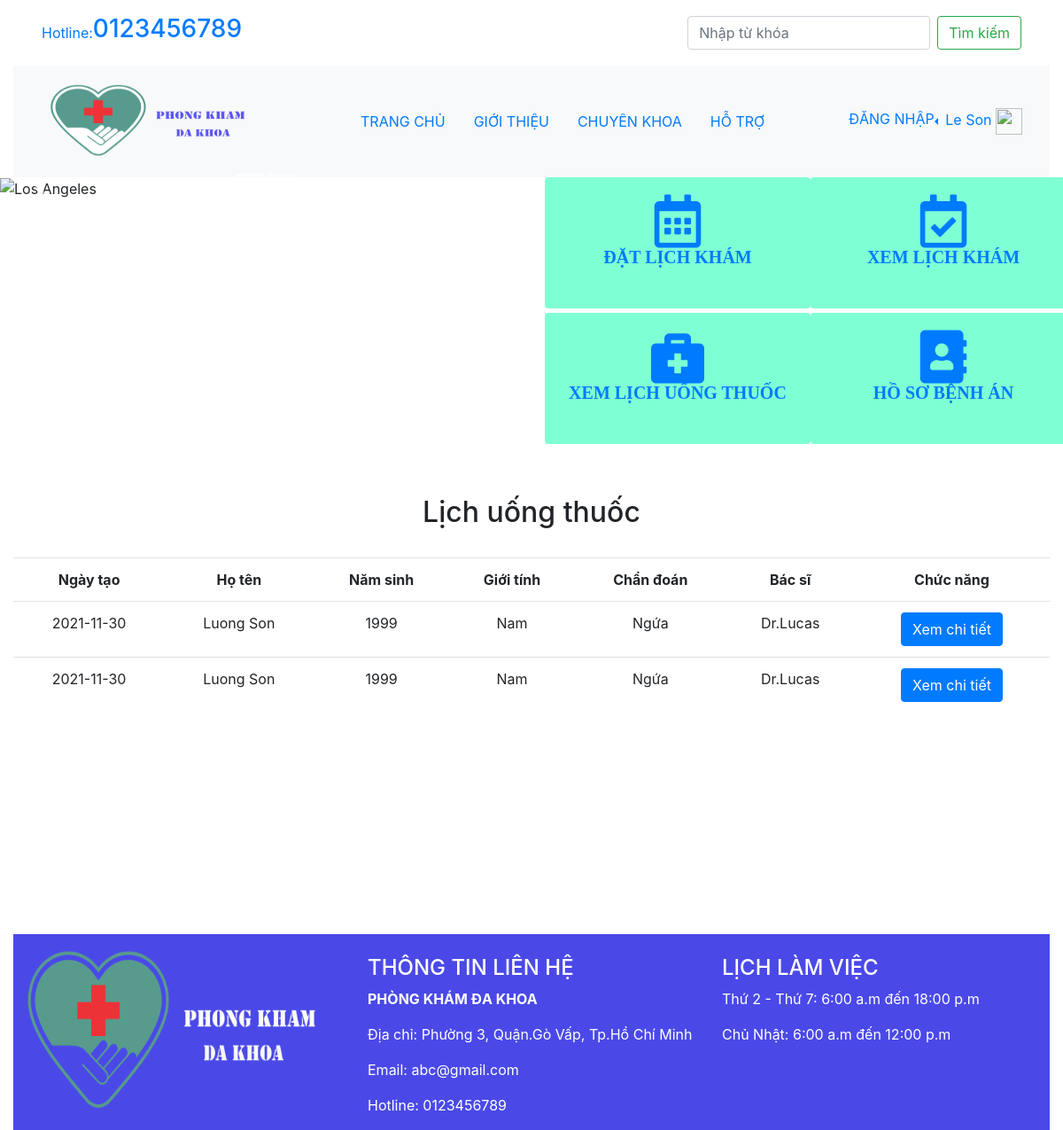
The app's page /?action=prescription (signed in) with its own data.
### tables this page shows
CREATE TABLE `prescription` (
  `prescription_id` int(11) NOT NULL,
  `record_id` int(11) NOT NULL,
  `date_created` date NOT NULL DEFAULT current_timestamp(),
  `doctor_name` varchar(200) NOT NULL,
  `patient_id` varchar(100) NOT NULL,
  `patient_name` varchar(200) NOT NULL,
  `patient_year` varchar(10) NOT NULL,
  `patient_sex` varchar(10) NOT NULL,
  `diagnose` varchar(200) NOT NULL,
  `reexamination` varchar(100) NOT NULL
);

### controller/patient/getprescription.php (the view)
<?php
echo '
	<tr align="center" style="font-weight: bold;">
		<td>Ngày tạo</td>
		<td>Họ tên</td>
		<td>Năm sinh</td>
		<td>Giới tính</td>
		<td>Chẩn đoán</td>
		<td>Bác sĩ</td>
		<td>Chức năng</td>
	</tr>';
if(isset($_SESSION['user_id']))
{
	$id = $_SESSION['user_id'];
	$query = mysqli_query($connect,"select * from users where user_id='$id'");
	$rw = mysqli_fetch_array($query);
	if(!empty($rw['patient_id'])){
		$patient_id=$rw['patient_id'];
	}
	$result = mysqli_query($connect,"select * from prescription where patient_id='$patient_id'");
	$i = mysqli_num_rows($result);
	if($i != 0)
	{
		while($row = mysqli_fetch_array($result))
		{
			echo '
				<tr align="center">
					<td>'.$row['date_created'].'</td>
					<td>'.$row['patient_name'].'</td>
					<td>'.$row['patient_year'].'</td>
					<td>'.$row['patient_sex'].'</td>
					<td>'.$row['diagnose'].'</td>
					<td>'.$row['doctor_name'].'</td>
					<td>
						<button type="button" class="btn btn-primary view_pre" data-toggle="modal" data-target="#modalViewPrescription" value="'.$row['prescription_id'].'">Xem chi tiết</button>
					</td>
				</tr>';
		}
	}
	else
	{
		echo '<tr align="center" style="opacity:0.5"><td colspan="7">Không có đơn thuốc</td></tr>';
	}
}
?>

### records on screen
prescription: date_created "2021-11-30", patient_name "Luong Son", patient_year "1999", patient_sex "Nam", diagnose "Ngứa", doctor_name "Dr.Lucas", $row['prescription_id'] 6 (drawn)
prescription: date_created "2021-11-30", patient_name "Luong Son", patient_year "1999", patient_sex "Nam", diagnose "Ngứa", doctor_name "Dr.Lucas", $row['prescription_id'] 7 (drawn)

### other values on screen
$_SESSION['name'] "Le Son"
